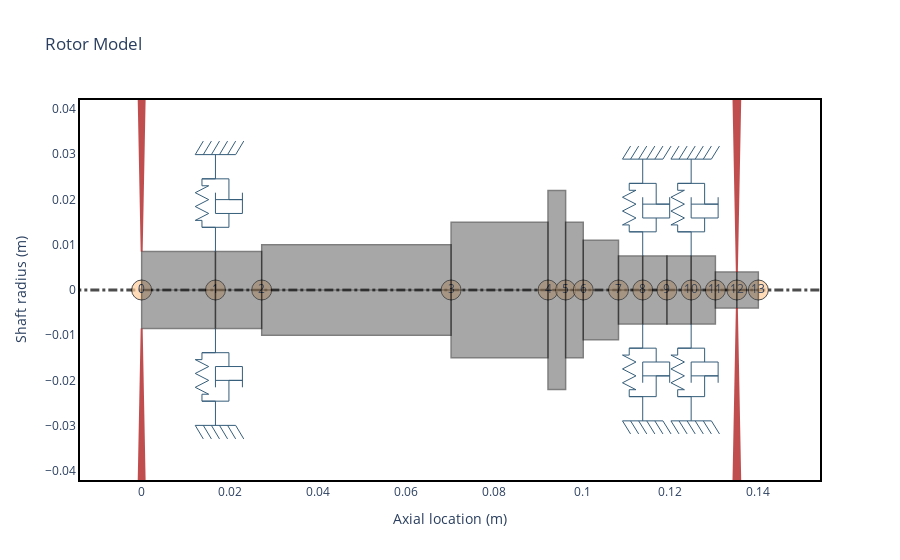

The cell this chart's notebook holds for it:
### Code cell
# Moment approach
mermaid_rotor_static_2 = rs.Rotor(
    shaft_elements=shaft_elements,
    disk_elements=rotor_elements_2,
    bearing_elements=bearing_elements_static,
)

mermaid_rotor_static_2.plot_rotor()
